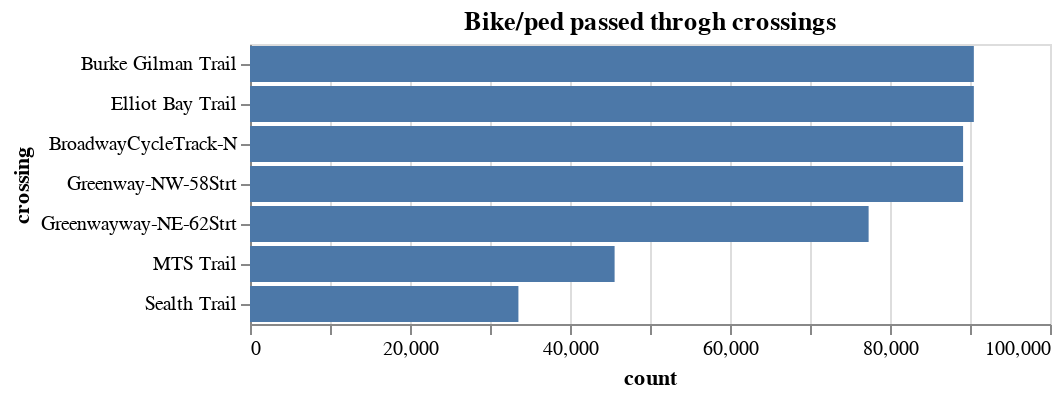

The notebook cell this image was saved under:
### Markdown cell above
### 3 . EDA - 1 : How many of bikes/pedestrains have passed though the different crossings?

### Code cell
# Data manipulation and Visualization
alt.Chart(seatle_bikes_dt_tidy[:,count(),by(f.crossing)
                                     ][:,:,sort(-f.count)
                                      ].to_pandas()).mark_bar().encode(
    alt.X('count'),alt.Y('crossing',sort='-x')).properties(
    title='Bike/ped passed throgh crossings')

### Figure 1 — Vega-Lite specification as saved in the notebook (floating-point values rounded to 4 significant figures)
{"config": {"view": {"continuousWidth": 400, "continuousHeight": 300}}, "data": {"name": "data-fdb3dc5a4730fa36efd7f15f2bf5a143"}, "mark": "bar", "encoding": {"x": {"type": "quantitative", "field": "count"}, "y": {"type": "nominal", "field": "crossing", "sort": "-x"}}, "title": "Bike/ped passed throgh crossings", "$schema": "https://vega.github.io/schema/vega-lite/v4.8.1.json", "datasets": {"data-fdb3dc5a4730fa36efd7f15f2bf5a143": [{"crossing": "Burke Gilman Trail", "count": 90480}, {"crossing": "Elliot Bay Trail", "count": 90480}, {"crossing": "BroadwayCycleTrack-N", "count": 89136}, {"crossing": "Greenway-NW-58Strt", "count": 89136}, {"crossing": "Greenwayway-NE-62Strt", "count": 77328}, {"crossing": "MTS Trail", "count": 45576}, {"crossing": "Sealth Trail", "count": 33552}]}}
